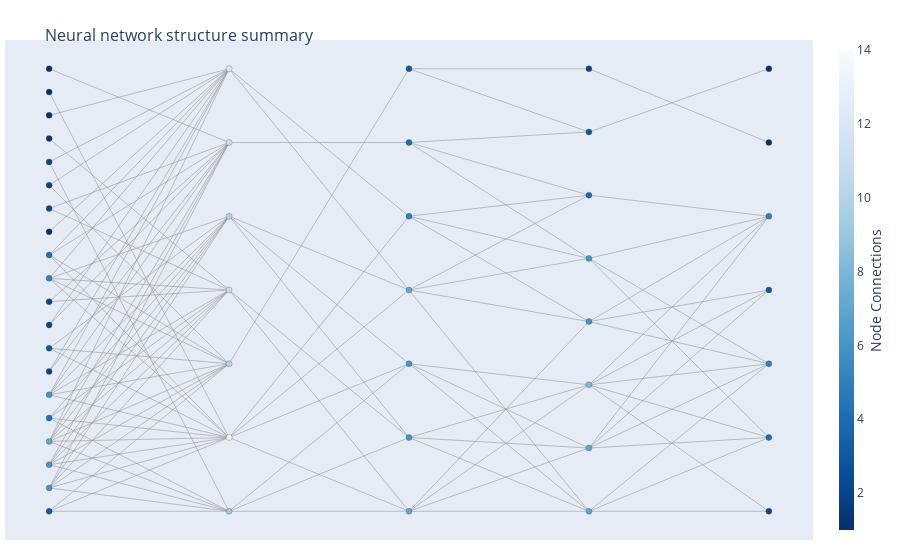

This figure's notebook cell:
### Code cell
plotly_geometric_network(G)

### Figure 1 — Plotly figure (JSON) as saved in the notebook; plotly's stock layout.template omitted (floating-point values rounded to 4 significant figures; data arrays with more than 128 entries replaced by an {"elided": "..."} marker saying what was removed)
{"data": [{"hoverinfo": "none", "line": {"color": "#888", "width": 0.5}, "mode": "lines", "type": "scatter", "x": {"elided": "360 int values"}, "y": {"elided": "360 float values"}}, {"hoverinfo": "text", "marker": {"color": [3, 6, 6, 7, 4, 6, 2, 3, 2, 2, 5, 4, 1, 2, 2, 2, 1, 1, 1, 1, 9, 14, 10, 11, 10, 11, 12, 7, 6, 6, 7, 5, 4, 3, 7, 7, 8, 6, 6, 4, 3, 2, 2, 4, 5, 3, 5, 1, 1], "colorbar": {"thickness": 15, "title": {"side": "right", "text": "Node Connections"}, "xanchor": "left"}, "colorscale": [[0, "rgb(247,251,255)"], [0.125, "rgb(222,235,247)"], [0.25, "rgb(198,219,239)"], [0.375, "rgb(158,202,225)"], [0.5, "rgb(107,174,214)"], [0.625, "rgb(66,146,198)"], [0.75, "rgb(33,113,181)"], [0.875, "rgb(8,81,156)"], [1, "rgb(8,48,107)"]], "line": {"width": 0.3}, "reversescale": true, "showscale": true, "size": 6}, "mode": "markers", "text": ["# of connections: 3", "# of connections: 6", "# of connections: 6", "# of connections: 7", "# of connections: 4", "# of connections: 6", "# of connections: 2", "# of connections: 3", "# of connections: 2", "# of connections: 2", "# of connections: 5", "# of connections: 4", "# of connections: 1", "# of connections: 2", "# of connections: 2", "# of connections: 2", "# of connections: 1", "# of connections: 1", "# of connections: 1", "# of connections: 1", "# of connections: 9", "# of connections: 14", "# of connections: 10", "# of connections: 11", "# of connections: 10", "# of connections: 11", "# of connections: 12", "# of connections: 7", "# of connections: 6", "# of connections: 6", "# of connections: 7", "# of connections: 5", "# of connections: 4", "# of connections: 3", "# of connections: 7", "# of connections: 7", "# of connections: 8", "# of connections: 6", "# of connections: 6", "# of connections: 4", "# of connections: 3", "# of connections: 2", "# of connections: 2", "# of connections: 4", "# of connections: 5", "# of connections: 3", "# of connections: 5", "# of connections: 1", "# of connections: 1"], "type": "scatter", "x": [0, 0, 0, 0, 0, 0, 0, 0, 0, 0, 0, 0, 0, 0, 0, 0, 0, 0, 0, 0, 1, 1, 1, 1, 1, 1, 1, 2, 2, 2, 2, 2, 2, 2, 3, 3, 3, 3, 3, 3, 3, 3, 4, 4, 4, 4, 4, 4, 4], "y": [-1, -0.8947, -0.7895, -0.6842, -0.5789, -0.4737, -0.3684, -0.2632, -0.1579, -0.05263, 0.05263, 0.1579, 0.2632, 0.3684, 0.4737, 0.5789, 0.6842, 0.7895, 0.8947, 1, -1, -0.6667, -0.3333, 0, 0.3333, 0.6667, 1, -1, -0.6667, -0.3333, 0, 0.3333, 0.6667, 1, -1, -0.7143, -0.4286, -0.1429, 0.1429, 0.4286, 0.7143, 1, -1, -0.6667, -0.3333, 0, 0.3333, 0.6667, 1]}], "layout": {"annotations": [{"showarrow": false, "text": "", "x": 0.005, "xref": "paper", "y": -0.002, "yref": "paper"}], "hovermode": "closest", "margin": {"b": 20, "l": 5, "r": 5, "t": 40}, "showlegend": false, "title": {"font": {"size": 16}, "text": "<br>Neural network structure summary"}, "xaxis": {"showgrid": false, "showticklabels": false, "zeroline": false}, "yaxis": {"showgrid": false, "showticklabels": false, "zeroline": false}}}
